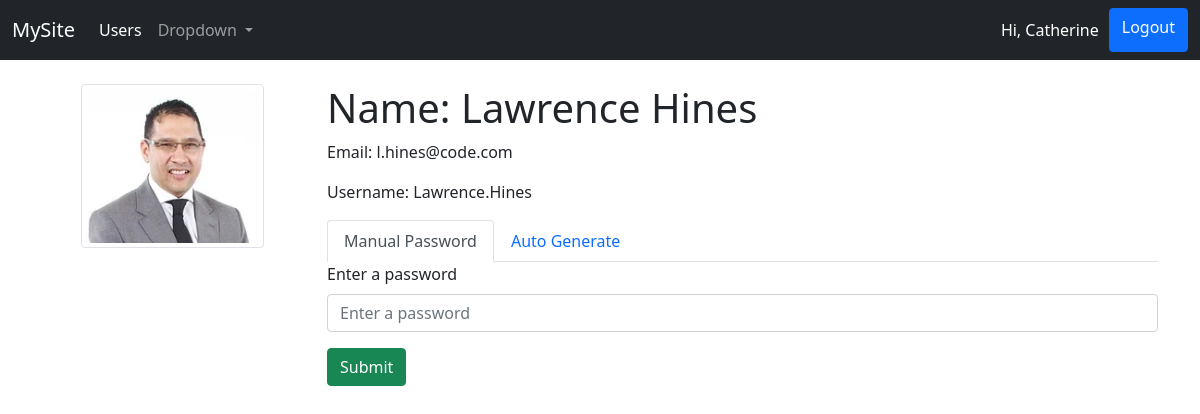
Page /user_profile.php?view=132 (signed in) on the committed database.
### tables this page shows
CREATE TABLE `users` (
  `ID` int(3) NOT NULL,
  `ID_PIC` varchar(255) NOT NULL,
  `LASTNAME` varchar(100) DEFAULT NULL,
  `FIRSTNAME` varchar(100) DEFAULT NULL,
  `EMAIL` varchar(100) DEFAULT NULL,
  `ROLE` varchar(50) NOT NULL,
  `USERNAME` varchar(20) NOT NULL,
  `PASSWORD` varchar(255) NOT NULL
);

### inc/process.php (called while the page is built, shortened)
<?php
$path = "images/profile_pictures/";
if (isset($_GET['view'])) {
    $id = $_GET['view'];
    $individual_record_query = $con->query("SELECT * FROM users WHERE ID = $id");
    $row = $individual_record_query->fetch_assoc();
    $firstname = $row['FIRSTNAME'];
    $lastname = $row['LASTNAME'];
    $email = $row['EMAIL'];
    $username = $row['USERNAME'];
    $profile_pic = $row['ID_PIC'];
}

### user_profile.php (the view, shortened to what this page needs)
<?php
include 'inc/config.php';
include 'inc/process.php';
include 'inc/header.php';
include 'inc/nav.php';
?>
<div class="container mt-4">
<div class="row">
    <div class="col-md-3">
        <?php if (!empty($profile_pic)): ?>
            <img src="<?php echo $path . $profile_pic; ?>" alt="..." class="img-thumbnail img-center">
        <?php else: ?>
            <img src="<?php echo $path . "default.png"; ?>" alt="..." class="img-thumbnail img-center">
        <?php endif; ?>
    </div>
    <div class="col-md-9">
        <h1>Name: <?php echo $firstname . " " .$lastname?></h1>
        <p>Email: <?php echo $email; ?></p>
        <p>Username: <?php echo $username; ?></p>
        <ul class="nav nav-tabs" id="myTab" role="tablist">
            <li class="nav-item" role="presentation">
                <button class="nav-link active" id="home-tab" data-bs-toggle="tab" data-bs-target="#manual_password" type="button" role="tab" aria-controls="home" aria-selected="true">Manual Password</button>
            </li>
            <li class="nav-item" role="presentation">
                <button class="nav-link" id="profile-tab" data-bs-toggle="tab" data-bs-target="#generate_password" type="button" role="tab" aria-controls="profile" aria-selected="false">Auto Generate</button>
            </li>
            </ul>
            <form action="user_profile.php?view=<?php echo $id; ?>" method="POST">
                <div class="tab-content" id="myTabContent">
                    <div class="tab-pane fade show active" id="manual_password" role="tabpanel" aria-labelledby="home-tab">
                        <div class="mb-3">
                            <label for="m_password" class="form-label">Enter a password</label>
                            <input type="text" class="form-control" id="m_password" name="m_password" placeholder="Enter a password">
                        </div>
                        <div>
                            <button class="btn btn-success" name="m_password_btn">Submit</button>
                        </div>
                    </div>
                </div>
            </form>
    </div>
</div>
</div>
<?php
include 'inc/footer.php';
?>

### css/style.css (style rules this page uses)
.img-center { display: block; margin-left: auto; margin-right: auto; width: 70%; }

### rows in the picture
users: ID_PIC (picture), FIRSTNAME "Lawrence", LASTNAME "Hines", EMAIL "l.hines@code.com", USERNAME "Lawrence.Hines"

### other values in the picture
$_SESSION['current_user'] "Catherine"
